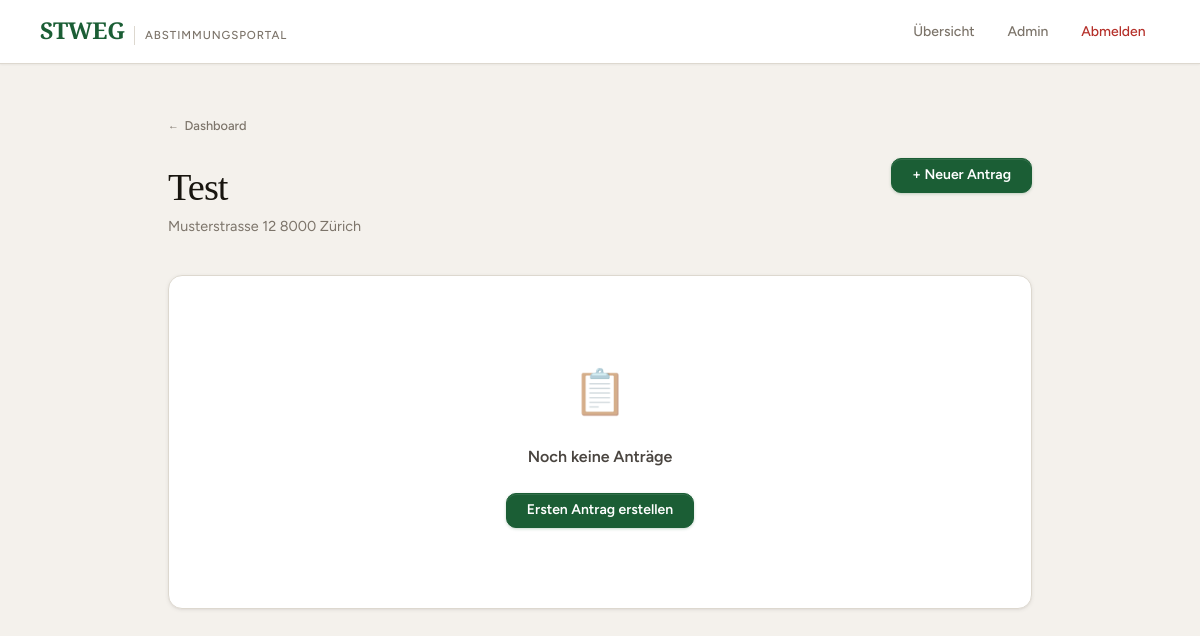
Page /community/1/ (signed in) on the earlier database version.
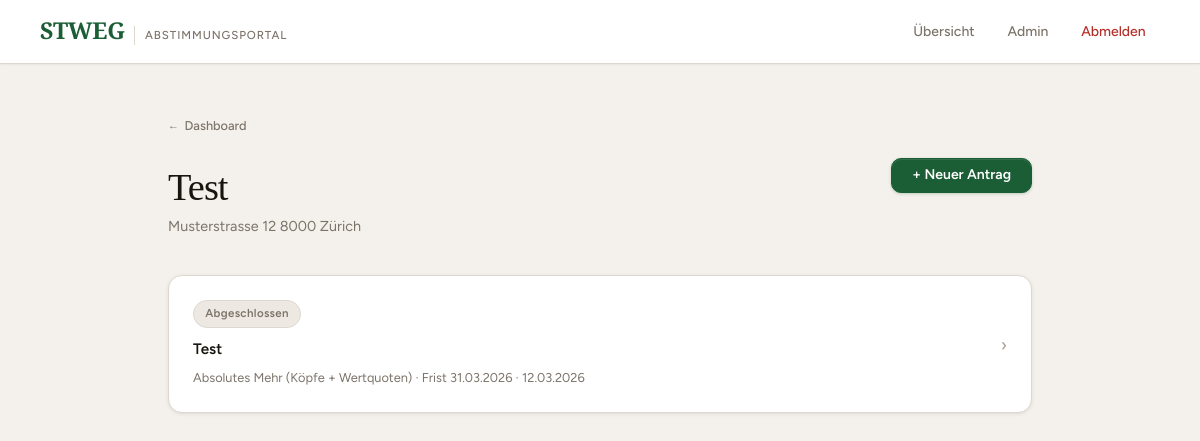
Same page on the later database version.
### voting/models.py (models this page shows, shortened)
class Proposal(models.Model):
    class Status(models.TextChoices):
        DRAFT   = 'draft',   'Entwurf'
        OPEN    = 'open',    'Offen'
        CLOSED  = 'closed',  'Abgeschlossen'
    class MajorityType(models.TextChoices):
        SIMPLE    = 'simple',    'Einfaches Mehr (nur Köpfe)'
        ABSOLUTE  = 'absolute',  'Absolutes Mehr (Köpfe + Wertquoten)'
        QUALIFIED = 'qualified', 'Qualifiziertes Mehr (2/3 Köpfe + 2/3 Wertquoten)'
        UNANIMOUS = 'unanimous', 'Einstimmigkeit (Enthaltung gilt als Nein)'
    community     = models.ForeignKey(Community, on_delete=models.CASCADE, related_name='proposals')
    created_by    = models.ForeignKey(User, on_delete=models.SET_NULL, null=True, related_name='created_proposals')
    title         = models.CharField(max_length=300, verbose_name="Titel")
    description   = models.TextField(verbose_name="Beschreibung")
    majority_type = models.CharField(
        max_length=10, choices=MajorityType.choices, default=MajorityType.ABSOLUTE,
        verbose_name="Mehrheitsart"
    )
    status     = models.CharField(max_length=10, choices=Status.choices, default=Status.DRAFT)
    created_at = models.DateTimeField(auto_now_add=True)
    opened_at  = models.DateTimeField(null=True, blank=True)
    closed_at  = models.DateTimeField(null=True, blank=True)
    deadline   = models.DateTimeField(null=True, blank=True, verbose_name="Abstimmungsfrist")
    def open(self):
        self.status = self.Status.OPEN
        self.opened_at = timezone.now()
        self.save()
    class Meta:
        verbose_name = "Antrag"
        verbose_name_plural = "Anträge"
        ordering = ['-created_at']

### voting/views.py (the view)
@login_required
def proposal_list(request, community_id):
    community = get_object_or_404(Community, id=community_id)
    if not community.can_manage(request.user):
        messages.error(request, "Kein Zugang.")
        return redirect('voting:dashboard')
    proposals   = community.proposals.all()
    user_units  = Unit.objects.filter(owner=request.user, community=community)
    voted_ids   = set(Vote.objects.filter(unit__in=user_units).values_list('proposal_id', flat=True))
    fully_voted_ids = set()
    for proposal in proposals:
        uc = user_units.count()
        vc = Vote.objects.filter(proposal=proposal, unit__in=user_units).count()
        if uc > 0 and vc >= uc:
            fully_voted_ids.add(proposal.id)
    return render(request, 'voting/proposal_list.html', {
        'community':       community,
        'proposals':       proposals,
        'voted_ids':       voted_ids,
        'fully_voted_ids': fully_voted_ids,
        'is_admin':        community.is_admin(request.user),
    })

### voting/models.py (called while the page is built)
    def can_manage(self, user):
        return (
            self.units.filter(owner=user).exists()
            or self.created_by == user
            or user.is_staff
            or self.memberships.filter(user=user).exists()
        )

    def is_admin(self, user):
        return (
            self.created_by == user
            or user.is_staff
            or self.memberships.filter(user=user, role=CommunityMembership.Role.MANAGER).exists()
        )

### voting/templates/voting/proposal_list.html (shortened to what this page needs)
{% extends "voting/base.html" %}
{% block content %}
<div class="page-header flex-between">
    <div>
        <a href="{% url 'voting:dashboard' %}" class="back-link">Dashboard</a>
        <h1>{{ community.name }}</h1>
        <p>{{ community.address }}</p>
    </div>
    <a href="{% url 'voting:proposal_create' community.id %}" class="btn btn-primary">+ Neuer Antrag</a>
</div>
{% if proposals %}
{% for proposal in proposals %}
<a href="{% url 'voting:proposal_detail' proposal.pk %}" class="card-link">
    <div class="card card-interactive">
        <div class="flex-between items-center">
            <div style="flex:1;min-width:0;">
                <div class="flex items-center gap-xs" style="margin-bottom:0.55rem;flex-wrap:wrap;">
                    {% if proposal.status == 'open' %}
                        <span class="badge badge-open">Offen</span>
                        {% if proposal.id in fully_voted_ids %}
                            <span class="badge badge-done">✓ Abgestimmt</span>
                        {% elif proposal.id in voted_ids %}
                            <span class="badge badge-pending">Teilweise abgestimmt</span>
                        {% else %}
                            <span class="badge badge-pending">Ausstehend</span>
                        {% endif %}
                        {% if proposal.deadline and proposal.deadline_passed %}
                            <span class="badge badge-danger">Frist abgelaufen</span>
                        {% endif %}
                    {% elif proposal.status == 'draft' %}
                        <span class="badge badge-draft">Entwurf</span>
                    {% else %}
                        <span class="badge badge-closed">Abgeschlossen</span>
                    {% endif %}
                </div>
                <div class="card-title">{{ proposal.title }}</div>
                <div class="card-meta" style="margin-top:0.2rem;">
                    {{ proposal.get_majority_type_display }}
                    {% if proposal.deadline %} · Frist {{ proposal.deadline|date:"d.m.Y" }}{% endif %}
                    · {{ proposal.created_at|date:"d.m.Y" }}
                </div>
            </div>
            <span style="color:var(--border-strong);font-size:1.1rem;margin-left:1rem;flex-shrink:0;">›</span>
        </div>
    </div>
</a>
{% endfor %}
{% else %}
<div class="card">
    <div class="empty-state">
        <span class="empty-state-icon">📋</span>
        <div class="empty-state-title">Noch keine Anträge</div>
        <a href="{% url 'voting:proposal_create' community.id %}" class="btn btn-primary mt-2">Ersten Antrag erstellen</a>
    </div>
</div>
{% endif %}
{% endblock %}

Differences in the rows shown:
added Proposal: status "Abgeschlossen", title "Test", majority_type "Absolutes Mehr (Köpfe + Wertquoten)", deadline "31.03.2026", created_at "12.03.2026"
Other differences:
text no longer shown: "📋 Noch keine Anträge Ersten Antrag erstellen"
